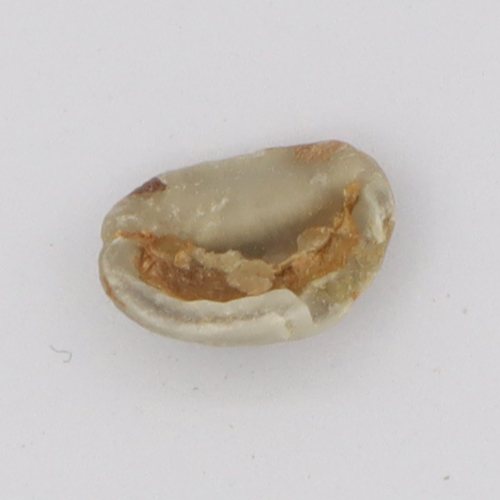
#> input picture data/training dataset/Broken/Broken_01.jpg, 500 x 500 px; its folder holds only this picture in this run
$ python extract_features.py
#> lines starting #> are read from the running program, lines starting #| are printed output that depends on the picture; after the words box and inside, x2 and y2 are one past the last pixel; in counts of white or black regions, pixels touching at a corner belong together
### utils/preprocessing.py
import cv2
import numpy as np

def load_and_convert(image_array):
    """M1: Konversi input ke format RGB yang sesuai"""
    if len(image_array.shape) == 2:
        img_rgb = cv2.cvtColor(image_array, cv2.COLOR_GRAY2RGB)
    elif image_array.shape[2] == 4:
        img_rgb = cv2.cvtColor(image_array, cv2.COLOR_RGBA2RGB)
    else:
        img_rgb = image_array.copy()
    return img_rgb

def downsample_image(image_array, target_size=(224, 224), interpolation_method="Area-based"):
    """M2: Resize gambar untuk konsistensi koordinat fitur"""
    interp_dict = {
        "Nearest Neighbor": cv2.INTER_NEAREST,
        "Bilinear interpolation": cv2.INTER_LINEAR,
        "Bicubic interpolation": cv2.INTER_CUBIC,
        "Area-based": cv2.INTER_AREA,
        "Lanczos": cv2.INTER_LANCZOS4,
    }
    cv2_interp = interp_dict.get(interpolation_method, cv2.INTER_AREA)
    img_resized = cv2.resize(image_array, target_size, interpolation=cv2_interp)
    return img_resized

def rgb_to_grayscale(image_array):
    """M3: Konversi RGB ke Grayscale"""
    if len(image_array.shape) == 3:
        img_gray = cv2.cvtColor(image_array, cv2.COLOR_RGB2GRAY)
    else:
        img_gray = image_array.copy()
    return img_gray

def apply_gaussian_blur(gray_image, kernel_size=(5, 5)):
    """M3: Reduksi Noise dengan Gaussian Blur"""
    if kernel_size[0] % 2 == 0:
        kernel_size = (kernel_size[0] + 1, kernel_size[1] + 1)
    img_blur = cv2.GaussianBlur(gray_image, kernel_size, 0)
    return img_blur

def apply_threshold(gray_image, method='otsu'):
    """M3: Thresholding untuk Segmentasi Biji"""
    if method == 'otsu':
        # THRESH_BINARY_INV digunakan jika background lebih terang dari biji
        _, binary = cv2.threshold(gray_image, 0, 255, cv2.THRESH_BINARY_INV + cv2.THRESH_OTSU)
    else:
        _, binary = cv2.threshold(gray_image, 127, 255, cv2.THRESH_BINARY_INV)
    return binary

def preprocess_pipeline(image_array, target_size=(224, 224), blur_kernel=(5, 5),
                        threshold_method='otsu', interpolation_method="Area-based"):
    """
    Menjalankan preprocessing dengan satu jalur ukuran (Single-Scale Pipeline)
    agar koordinat kontur sinkron dengan koordinat warna.
    """
    # 1. Load Original
    img_original = load_and_convert(image_array)

    # 2. Downsample (PENTING: Semua proses fitur pakai ukuran ini)
    img_rgb = downsample_image(img_original, target_size, interpolation_method)

    # 3. Grayscale & Blur
    img_gray = rgb_to_grayscale(img_rgb)
    img_blur = apply_gaussian_blur(img_gray, blur_kernel)

    # 4. Binary
    img_binary = apply_threshold(img_blur, threshold_method)

    results = {
        'rgb': img_rgb,           # Digunakan untuk tampilan UI & K-Means
        'gray': img_gray,         # Digunakan untuk mean_intensity
        'blur': img_blur,         # Digunakan untuk Canny/Hough Lines
        'binary': img_binary,     # Digunakan untuk Kontur & Morphologi
        'original_rgb': img_original, # Hanya untuk preview kualitas tinggi
        'target_size': target_size
    }

    return results

### utils/morphology.py
# utils/morphology.py
import cv2
import numpy as np

def morphological_opening(binary_image, kernel_size=(3, 3), iterations=1):
    """
    M4: Opening (Erosi → Dilasi)
    Menghilangkan noise kecil (debu, rambut halus)
    """
    kernel = np.ones(kernel_size, np.uint8)
    opening = cv2.morphologyEx(binary_image, cv2.MORPH_OPEN, kernel, iterations=iterations)
    return opening

def morphological_closing(binary_image, kernel_size=(3, 3), iterations=2):
    """
    M4: Closing (Dilasi → Erosi)
    Menyambung tepi biji yang putus-putus
    """
    kernel = np.ones(kernel_size, np.uint8)
    closing = cv2.morphologyEx(binary_image, cv2.MORPH_CLOSE, kernel, iterations=iterations)
    return closing

def apply_morphology(binary_image, open_kernel=(3, 3), close_kernel=(5, 5)):
    """
    Menjalankan Opening → Closing
    """
    # Opening: hilangkan noise
    img_opening = morphological_opening(binary_image, open_kernel, iterations=1)

    # Closing: sambung tepi
    img_closing = morphological_closing(img_opening, close_kernel, iterations=2)

    return {
        'opening': img_opening,
        'closing': img_closing
    }

### utils/features.py
import cv2
import numpy as np


# ════════════════════════════════════════════════════════════════════════════
# DETEKSI LUBANG SERANGGA — dual-track
# Track A: lubang besar (background tembus) via binary Otsu hierarchy
# Track B: titik gelap kecil (lubang masuk serangga) via darkspot analysis
# ════════════════════════════════════════════════════════════════════════════

def detect_insect_holes_large(binary_img, contours, hierarchy, main_idx, main_area):
    """Track A: rongga besar yang menembus biji (background terlihat dari dalam)."""
    hole_contours, hole_areas = [], []
    for i in range(len(contours)):
        if hierarchy[0][i][3] != main_idx:
            continue
        h_area = cv2.contourArea(contours[i])
        if h_area < 150:
            continue
        ratio = h_area / main_area if main_area > 0 else 0
        if not (0.015 <= ratio <= 0.60):
            continue
        M = cv2.moments(contours[i])
        if M['m00'] == 0:
            continue
        cx = int(M['m10'] / M['m00'])
        cy = int(M['m01'] / M['m00'])
        bx, by, bw, bh = cv2.boundingRect(contours[main_idx])
        margin = 5
        if not (bx + margin < cx < bx + bw - margin and
                by + margin < cy < by + bh - margin):
            continue
        hole_contours.append(contours[i])
        hole_areas.append(h_area)
    return hole_contours, hole_areas


def detect_insect_holes_small(original_gray, original_rgb, main_contour, main_area, bean_mask):
    """
    Track B: titik gelap kecil (titik masuk serangga).
    Aman untuk Normal: center cut = garis panjang (circularity rendah) -> tersaring.
    Warna kuning/cream Normal tidak akan lolos filter RGB < 120.
    """
    img_h, img_w = original_gray.shape[:2]
    bx, by, bw, bh = cv2.boundingRect(main_contour)
    bean_pixels = original_gray[bean_mask == 255]
    if bean_pixels.size < 100:
        return [], []

    median_intensity = float(np.median(bean_pixels))
    std_intensity = float(np.std(bean_pixels))
    dark_threshold = max(30, min(100, median_intensity - 2.2 * std_intensity))

    dark_mask = np.zeros((img_h, img_w), dtype=np.uint8)
    dark_mask[(original_gray < dark_threshold) & (bean_mask == 255)] = 255
    if cv2.countNonZero(dark_mask) == 0:
        return [], []

    k = np.ones((3, 3), np.uint8)
    dark_mask = cv2.morphologyEx(dark_mask, cv2.MORPH_CLOSE, k, iterations=1)
    spot_contours, _ = cv2.findContours(dark_mask, cv2.RETR_EXTERNAL, cv2.CHAIN_APPROX_SIMPLE)

    hole_contours, hole_areas = [], []
    for sc in spot_contours:
        s_area = cv2.contourArea(sc)
        if not (3 <= s_area <= 80):
            continue
        if s_area / main_area > 0.03:
            continue
        s_perim = cv2.arcLength(sc, True)
        if s_perim == 0:
            continue
        s_circ = (4 * np.pi * s_area) / (s_perim ** 2)
        if s_circ < 0.25:
            continue
        M = cv2.moments(sc)
        if M['m00'] == 0:
            continue
        cx = int(M['m10'] / M['m00'])
        cy = int(M['m01'] / M['m00'])
        margin = 8
        if not (bx + margin < cx < bx + bw - margin and
                by + margin < cy < by + bh - margin):
            continue
        spot_mask_single = np.zeros((img_h, img_w), dtype=np.uint8)
        cv2.drawContours(spot_mask_single, [sc], -1, 255, -1)
        spot_pixels = original_gray[spot_mask_single == 255]
        if spot_pixels.size == 0 or np.mean(spot_pixels) > dark_threshold + 15:
            continue
        spot_rgb = original_rgb[spot_mask_single == 255]
        if spot_rgb.size > 0 and spot_rgb.mean(axis=0).max() > 120:
            continue
        hole_contours.append(sc)
        hole_areas.append(s_area)

    return hole_contours, hole_areas


def detect_insect_holes(binary_img, contours, hierarchy, main_idx, main_area,
                        original_gray, original_rgb, main_contour, bean_mask):
    """Gabungan Track A + Track B dengan deduplication."""
    holes_a, areas_a = detect_insect_holes_large(
        binary_img, contours, hierarchy, main_idx, main_area)
    holes_b, areas_b = detect_insect_holes_small(
        original_gray, original_rgb, main_contour, main_area, bean_mask)

    if holes_a:
        filtered_b, filtered_areas_b = [], []
        for hb, ab in zip(holes_b, areas_b):
            M = cv2.moments(hb)
            if M['m00'] == 0:
                continue
            cx, cy = M['m10'] / M['m00'], M['m01'] / M['m00']
            inside_a = any(cv2.pointPolygonTest(ha, (cx, cy), False) >= 0 for ha in holes_a)
            if not inside_a:
                filtered_b.append(hb)
                filtered_areas_b.append(ab)
        holes_b, areas_b = filtered_b, filtered_areas_b

    return holes_a + holes_b, areas_a + areas_b


# ════════════════════════════════════════════════════════════════════════════
# FUNGSI UTAMA
# ════════════════════════════════════════════════════════════════════════════

def extract_all_features(binary_img, blurred_img, original_rgb, original_gray):
    """
    Ekstraksi Fitur: Geometri + Warna.

    Fitur pembeda Withered vs Normal (dari analisis data nyata):
    - mean_intensity: Withered 135-163 vs Normal ~123  (terkuat)
    - circularity:    Withered 0.74-0.87 vs Normal ~0.856
    - solidity:       Withered 0.957-0.987 vs Normal ~0.990
    - aspect_ratio:   Normal false pos = 0.68-0.87 (landscape), Withered = 0.86-1.45
                      -> AR < 0.86 = guard: jangan hukum biji landscape sebagai Withered
    """
    features = {
        'is_valid': False,
        'area': 0, 'perimeter': 0, 'circularity': 0,
        'solidity': 0, 'extent': 0, 'aspect_ratio': 0,
        'holes_count': 0, 'center_cut_lines': 0,
        'red_ratio': 0, 'green_ratio': 0, 'mean_intensity': 0,
        'viz_image': None, 'cropped_rgb': None
    }

    contours, hierarchy = cv2.findContours(binary_img, cv2.RETR_CCOMP, cv2.CHAIN_APPROX_SIMPLE)
    if not contours or hierarchy is None:
        return features

    main_idx, max_area = -1, 0
    for i in range(len(contours)):
        if hierarchy[0][i][3] == -1:
            area = cv2.contourArea(contours[i])
            if area > max_area:
                max_area = area; main_idx = i

    if main_idx == -1 or max_area < 500:
        return features

    cnt = contours[main_idx]
    perimeter = cv2.arcLength(cnt, True)
    x, y, w, h = cv2.boundingRect(cnt)
    aspect_ratio = float(w) / h if h > 0 else 0
    hull_area = cv2.contourArea(cv2.convexHull(cnt))
    solidity = float(max_area) / hull_area if hull_area > 0 else 0
    extent = float(max_area) / (w * h) if w * h > 0 else 0
    circularity = (4 * np.pi * max_area) / (perimeter ** 2) if perimeter > 0 else 0

    img_h, img_w = original_rgb.shape[:2]
    bean_mask = np.zeros((img_h, img_w), dtype=np.uint8)
    cv2.drawContours(bean_mask, [cnt], -1, 255, -1)

    # Deteksi lubang dual-track
    hole_contours, hole_areas = detect_insect_holes(
        binary_img, contours, hierarchy, main_idx, max_area,
        original_gray, original_rgb, cnt, bean_mask
    )
    holes_count = len(hole_contours)

    # Canny + HoughLines untuk center_cut_lines saja (bukan untuk lubang)
    edges = cv2.Canny(blurred_img, 50, 150)
    lines = cv2.HoughLinesP(edges, 1, np.pi / 180, threshold=12, minLineLength=8, maxLineGap=4)
    center_cut_lines = len(lines) if lines is not None else 0

    # Analisis warna
    mean_val = cv2.mean(original_rgb, mask=bean_mask)
    r_mean, g_mean = mean_val[0], mean_val[1]
    total_rgb = r_mean + g_mean + mean_val[2]
    red_ratio = (r_mean / total_rgb * 100) if total_rgb > 0 else 0
    green_ratio = (g_mean / total_rgb * 100) if total_rgb > 0 else 0
    mean_intensity = np.mean(original_gray[bean_mask == 255]) if np.any(bean_mask == 255) else 0

    # Visualisasi
    viz_img = original_rgb.copy()
    cv2.drawContours(viz_img, [cnt], -1, (0, 255, 0), 2)
    for hc in hole_contours:
        cv2.drawContours(viz_img, [hc], -1, (255, 50, 50), 2)

    # Crop untuk K-Means
    pad = 5
    y1, y2 = max(0, y - pad), min(img_h, y + h + pad)
    x1, x2 = max(0, x - pad), min(img_w, x + w + pad)
    cropped = original_rgb[y1:y2, x1:x2]
    if cropped.size == 0:
        cropped = original_rgb[y:y + h, x:x + w]

    features.update({
        'is_valid': True,
        'area': max_area, 'perimeter': perimeter,
        'circularity': circularity, 'solidity': solidity,
        'extent': extent, 'aspect_ratio': aspect_ratio,
        'holes_count': holes_count, 'center_cut_lines': center_cut_lines,
        'red_ratio': red_ratio, 'green_ratio': green_ratio,
        'mean_intensity': mean_intensity,
        'viz_image': viz_img, 'cropped_rgb': cropped,
        'contour': cnt, 'all_contours': contours,
        'hole_contours': hole_contours, 'hole_areas': hole_areas,
    })
    return features


# [35 lines left out: function classify_coffee_bean, not called in this run]

### extract_features.py
"""
STEP 1: Ekstraksi Fitur dari Dataset
Membaca semua gambar di folder data/training dataset
Mengekstrak fitur menggunakan extract_all_features()
Menghasilkan file CSV untuk training model supervised
"""

import os
import cv2
import numpy as np
import pandas as pd
from tqdm import tqdm  # Progress bar, install: pip install tqdm

# Import fungsi dari utils yang sudah ada
from utils.preprocessing import preprocess_pipeline
from utils.morphology import apply_morphology
from utils.features import extract_all_features

# Konfigurasi
DATASET_PATH = "data/training dataset"
OUTPUT_CSV = "data/features_dataset.csv"

# Parameter preprocessing (gunakan default yang sudah terbukti bekerja)
TARGET_SIZE = (224, 224)
BLUR_KERNEL = (5, 5)
INTERPOLATION = "Area-based"
OPEN_KERNEL = (3, 3)
CLOSE_KERNEL = (3, 3)

# Mapping folder ke label (sesuai dengan DATASET_INFO di dataset_loader.py)
FOLDER_TO_LABEL = {
    "Normal": "Normal",
    "Withered": "Withered",
    "Partial Sour": "Partial Sour",
    "Broken": "Broken",
    "Dry Cherry": "Dry Cherry",
    "Severe Insect Damage": "Severe Insect Damage"
}

# Label ke angka untuk klasifikasi (0-5)
LABEL_TO_NUM = {
    "Normal": 0,
    "Withered": 1,
    "Partial Sour": 2,
    "Broken": 3,
    "Dry Cherry": 4,
    "Severe Insect Damage": 5
}

# Nama kolom fitur yang akan diekstrak
FEATURE_COLUMNS = [
    'filename',
    'class_name',
    'class_num',
    'area',
    'perimeter',
    'circularity',
    'solidity',
    'extent',
    'aspect_ratio',
    'holes_count',
    'center_cut_lines',
    'mean_intensity',
    'red_ratio',
    'green_ratio',
    'is_valid'
]


def load_image(image_path):
    """Load gambar dari path, return RGB array"""
    image = cv2.imread(image_path)
    if image is None:
        return None
    return cv2.cvtColor(image, cv2.COLOR_BGR2RGB)


def extract_features_from_image(image_path, target_size, blur_kernel, interpolation, open_kernel, close_kernel):
    """
    Mengekstrak fitur dari satu gambar
    Return: dict berisi fitur-fitur
    """
    # Load gambar
    img_rgb = load_image(image_path)
    if img_rgb is None:
        return None

    # Preprocessing pipeline
    preprocess_results = preprocess_pipeline(
        img_rgb,
        target_size=target_size,
        blur_kernel=blur_kernel,
        interpolation_method=interpolation
    )

    # Morphology
    morph_results = apply_morphology(
        preprocess_results['binary'],
        open_kernel=open_kernel,
        close_kernel=close_kernel
    )

    # Ekstraksi fitur (dengan hole detection dual-track)
    features = extract_all_features(
        morph_results['closing'],
        preprocess_results['blur'],
        preprocess_results['rgb'],
        preprocess_results['gray']
    )

    return features


def main():
    print("=" * 60)
    print("STEP 1: Ekstraksi Fitur dari Dataset")
    print("=" * 60)
    print(f"Dataset path: {DATASET_PATH}")
    print(f"Output CSV: {OUTPUT_CSV}")
    print()

    # Cek apakah folder dataset ada
    if not os.path.exists(DATASET_PATH):
        print(f"❌ ERROR: Folder dataset tidak ditemukan: {DATASET_PATH}")
        print("Pastikan path sudah benar dan folder berisi subfolder kelas.")
        return

    # Kumpulkan semua file gambar
    all_images = []
    for class_name, label in FOLDER_TO_LABEL.items():
        folder_path = os.path.join(DATASET_PATH, class_name)
        if not os.path.exists(folder_path):
            print(f"⚠️  Folder tidak ditemukan: {folder_path}")
            continue

        # Ambil semua file gambar
        for filename in os.listdir(folder_path):
            if filename.lower().endswith(('.jpg', '.jpeg', '.png')):
                all_images.append({
                    'path': os.path.join(folder_path, filename),
                    'filename': filename,
                    'class_name': class_name,
                    'class_num': LABEL_TO_NUM[class_name]
                })

    print(f"📊 Total gambar ditemukan: {len(all_images)}")
    print("\nPer kelas:")
    for class_name in FOLDER_TO_LABEL.keys():
        count = sum(1 for img in all_images if img['class_name'] == class_name)
        print(f"   - {class_name}: {count} gambar")
    print()

    if len(all_images) == 0:
        print("❌ ERROR: Tidak ada gambar ditemukan.")
        return

    # Ekstraksi fitur untuk setiap gambar
    results = []
    failed_images = []

    print("🔄 Memulai ekstraksi fitur...")
    for img_info in tqdm(all_images, desc="Processing images"):
        try:
            features = extract_features_from_image(
                img_info['path'],
                TARGET_SIZE,
                BLUR_KERNEL,
                INTERPOLATION,
                OPEN_KERNEL,
                CLOSE_KERNEL
            )
#> in load_image, image is the input picture: shape (500, 500, 3); mean B, G, R 190.7, 195.1, 200.4
#> in rgb_to_grayscale, `img_gray = cv2.cvtColor(image_array, cv2.COLOR_RGB2GRAY)`:
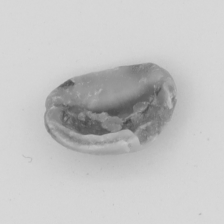
#> img_gray: shape (224, 224); min 69, max 217, mean 196.2
#> in apply_threshold, `_, binary = cv2.threshold(gray_image, 0, 255, cv2.THRESH_BINARY_INV + ..`:
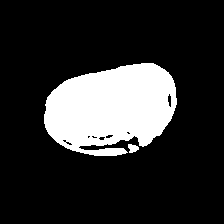
#> binary: shape (224, 224); 18.2% white; 2 white regions, box (x1, y1, x2, y2) and area: (44, 63, 177, 156) 9082, (128, 144, 139, 153) 70
#> in extract_features_from_image, `preprocess_results = preprocess_pipeline( img_rgb, target_size=target_..`: preprocess_results = 6 items
#> in morphological_closing, `closing = cv2.morphologyEx(binary_image, cv2.MORPH_CLOSE, kernel, iter..`:
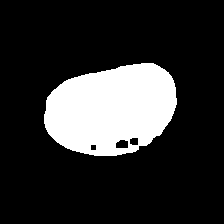
#> closing: shape (224, 224); 18.7% white; 1 white region
#> in extract_features_from_image, `morph_results = apply_morphology( preprocess_results['binary'], open_k..`: morph_results = 2 items
#> in extract_all_features, `contours, hierarchy = cv2.findContours(binary_img, cv2.RETR_CCOMP, cv2..`: contours = 4 contours; box (x1, y1, x2, y2) and area: (44, 63, 177, 156) 9372, (115, 139, 129, 149) 102, (129, 137, 139, 146) 65, (90, 144, 97, 151) 34
#> the loop in extract_all_features, `for i in range(len(contours)):` made 4 passes
#> (area, max_area, main_idx) on pass 1: (9371.5, 9371.5, 0)
#> after the loop in extract_all_features, `for i in range(len(contours)):`: main_idx = 0; max_area = 9371.5
#> in extract_all_features, `cnt = contours[main_idx]`: cnt = contour of 152 points, box (x1, y1, x2, y2) (44, 63, 177, 156), area 9372
#> in extract_all_features, `perimeter = cv2.arcLength(cnt, True)`: perimeter = 383
#> in extract_all_features, `x, y, w, h = cv2.boundingRect(cnt)`: x = 44; y = 63; w = 133; h = 93
#> in extract_all_features, `aspect_ratio = float(w) / h if h > 0 else 0`: aspect_ratio = 1.43
#> in extract_all_features, `hull_area = cv2.contourArea(cv2.convexHull(cnt))`: hull_area = 9530
#> in extract_all_features, `solidity = float(max_area) / hull_area if hull_area > 0 else 0`: solidity = 0.983
#> in extract_all_features, `extent = float(max_area) / (w * h) if w * h > 0 else 0`: extent = 0.758
#> in extract_all_features, `circularity = (4 * np.pi * max_area) / (perimeter ** 2) if perimeter >..`: circularity = 0.803
#> in extract_all_features, `cv2.drawContours(bean_mask, [cnt], -1, 255, -1)`:
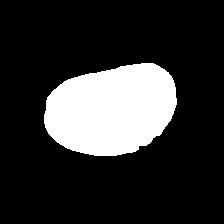
#> bean_mask: shape (224, 224); 19% white; 1 white region, box (x1, y1, x2, y2) and area: (44, 63, 177, 156) 9541
#> the loop in detect_insect_holes_large, `for i in range(len(contours)):` made 4 passes
#> h_area on passes 2 to 4: 34, 102, 65
#> after the loop in detect_insect_holes_large, `for i in range(len(contours)):`: hole_areas = []
#> in detect_insect_holes_small, `bx, by, bw, bh = cv2.boundingRect(main_contour)`: bx = 44; by = 63; bw = 133; bh = 93
#> in detect_insect_holes_small, `bean_pixels = original_gray[bean_mask == 255]`: bean_pixels = 9541 values, max 199 at index 8777, min 69 at index 6445, mean 139.1
#> in detect_insect_holes_small, `median_intensity = float(np.median(bean_pixels))`: median_intensity = 144
#> in detect_insect_holes_small, `std_intensity = float(np.std(bean_pixels))`: std_intensity = 24.25
#> in detect_insect_holes_small, `dark_threshold = max(30, min(100, median_intensity - 2.2 * std_intensi..`: dark_threshold = 90.66
#> the loop in detect_insect_holes_small, `for sc in spot_contours:` made 15 passes
#> spot_pixels on passes 4, 9, 15: [89, 87, 88, 84, 86, 85, 85, 88, 90, 83, 86, 85, 87], [90, 89, 92, 90, 89, 88, 84, 81, 86, 87], [90, 80, 85, 88, 85, 89, 84, 89]
#> after the loop in detect_insect_holes_small, `for sc in spot_contours:`:
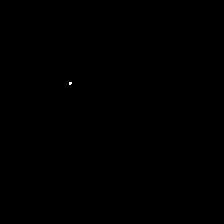
#> spot_mask_single: shape (224, 224); 0.02% white in thin lines or dots, all inside (x1, y1, x2, y2) = (69, 82, 72, 85)
#> after the loop in detect_insect_holes_small, `for sc in spot_contours:`: hole_areas = [13.5, 45.5, 4, 3.5]; hole_contours = 4 contours, 3 with area under 20; largest, box (x1, y1, x2, y2) and area: (80, 118, 93, 129) 46
#> in detect_insect_holes, `holes_b, areas_b = detect_insect_holes_small( original_gray, original_..`: holes_b has the same summary as hole_contours in detect_insect_holes_small; areas_b = [13.5, 45.5, 4, 3.5]
#> in extract_all_features, `holes_count = len(hole_contours)`: holes_count = 4
#> in extract_all_features, `edges = cv2.Canny(blurred_img, 50, 150)`:
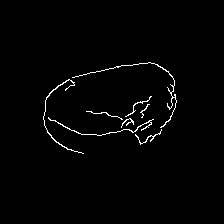
#> edges: shape (224, 224); 1.5% white in thin lines or dots, all inside (x1, y1, x2, y2) = (43, 62, 177, 154)
#> in extract_all_features, `lines = cv2.HoughLinesP(edges, 1, np.pi / 180, threshold=12, minLineLe..`: lines = 29 rows, first 6: [108, 115, 132, 120], [72, 77, 118, 67], [58, 123, 82, 134], [106, 133, 122, 130], [170, 108, 174, 84], [137, 127, 153, 119]
#> in extract_all_features, `center_cut_lines = len(lines) if lines is not None else 0`: center_cut_lines = 29
#> (the rest of the program and of its run is left out)
